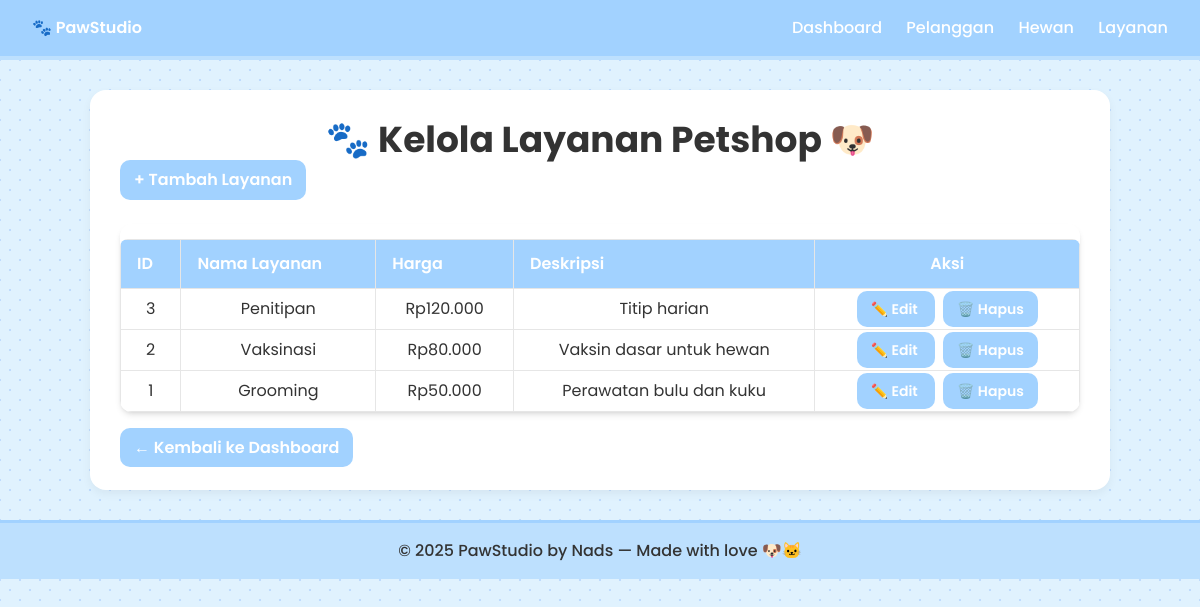
/services/services.php, run on the app's committed database.
### tables this page shows
CREATE TABLE IF NOT EXISTS `services` (
  `id` int NOT NULL AUTO_INCREMENT,
  `service_name` varchar(100) NOT NULL,
  `price` decimal(10,2) NOT NULL,
  `description` text,
  PRIMARY KEY (`id`)
);

### services/services.php (the view)
<?php
include '../koneksi.php';
include '../assets/header.php';
$result = $conn->query("SELECT * FROM services ORDER BY id DESC");
?>
<h1 class="text-4xl font-bold text-center">🐾 Kelola Layanan Petshop 🐶</h1>
<div class="flex justify-between items-center mb-6">
  <a href="tambah_services.php" class="button">+ Tambah Layanan</a>
</div>
<div class="overflow-x-auto rounded-xl shadow-md">
  <table>
    <thead>
      <tr>
        <th class="px-4 py-3 border text-left">ID</th>
        <th class="px-4 py-3 border text-left">Nama Layanan</th>
        <th class="px-4 py-3 border text-left">Harga</th>
        <th class="px-4 py-3 border text-left">Deskripsi</th>
        <th class="px-4 py-3 border text-center">Aksi</th>
      </tr>
    </thead>
    <tbody>
      <?php while ($row = $result->fetch_assoc()): ?>
        <tr class="hover:bg-blue-50 transition">
          <td class="border px-4 py-2 text-center"><?= $row['id'] ?></td>
          <td class="border px-4 py-2"><?= htmlspecialchars($row['service_name']) ?></td>
          <td class="border px-4 py-2">Rp<?= number_format($row['price'], 0, ',', '.') ?></td>
          <td class="border px-4 py-2"><?= htmlspecialchars($row['description']) ?></td>
          <td class="border px-4 py-2 text-center space-x-2">
            <a href="edit_services.php?id=<?= $row['id'] ?>" class="button bg-yellow-300 hover:bg-yellow-400 text-blue-900 px-3 py-1 rounded-md text-sm font-medium">
              ✏️ Edit
            </a>
            <a href="hapus_services.php?id=<?= $row['id'] ?>" onclick="return confirm('Yakin hapus layanan ini?')" class="button bg-red-400 hover:bg-red-500 text-white px-3 py-1 rounded-md text-sm font-medium">
              🗑️ Hapus
            </a>
          </td>
        </tr>
      <?php endwhile; ?>
    </tbody>
  </table>
</div>
<br>
<a href="../index.php" class="button">← Kembali ke Dashboard</a>
<?php include '../assets/footer.php'; ?>

### assets/style.css (style rules this page uses)
body { font-family: 'Poppins', sans-serif; margin: 0; padding: 0; background-color: #E0F2FE; background-image: radial-gradient(#BFDBFE 1px, transparent 1px), radial-gradient(#BFDBFE 1px, transparent 1px); background-size: 20px 20px; background-position: 0 0, 10px 10px; color: #333; position: relative; overflow-x: hidden; }
body::after { content: "🐾 🐾 🐾"; font-size: 2rem; opacity: 0.1; position: fixed; bottom: 10%; right: 5%; pointer-events: none; transform: rotate(-15deg); }
a.button, button { background-color: #a2d2ff; color: white; padding: 8px 14px; border-radius: 10px; text-decoration: none; font-weight: 600; transition: all 0.3s ease; border: none; }
table { width: 100%; border-collapse: collapse; margin-top: 15px; border-radius: 8px; overflow: hidden; }
th, td { border: 1px solid #e6e6e6; padding: 10px; text-align: center; background-color: white; }
th { background-color: #a2d2ff; color: white; font-weight: 600; }
tr:nth-child(even) { background-color: #f6f9ff; }
button, .button { background-color: #a2d2ff; color: white; padding: 10px 15px; border: none; border-radius: 10px; cursor: pointer; transition: background-color 0.3s; }

### data on the page
services: id "3", service_name "Penitipan", price "120.000", description "Titip harian"
services: id "2", service_name "Vaksinasi", price "80.000", description "Vaksin dasar untuk hewan"
services: id "1", service_name "Grooming", price "50.000", description "Perawatan bulu dan kuku"
